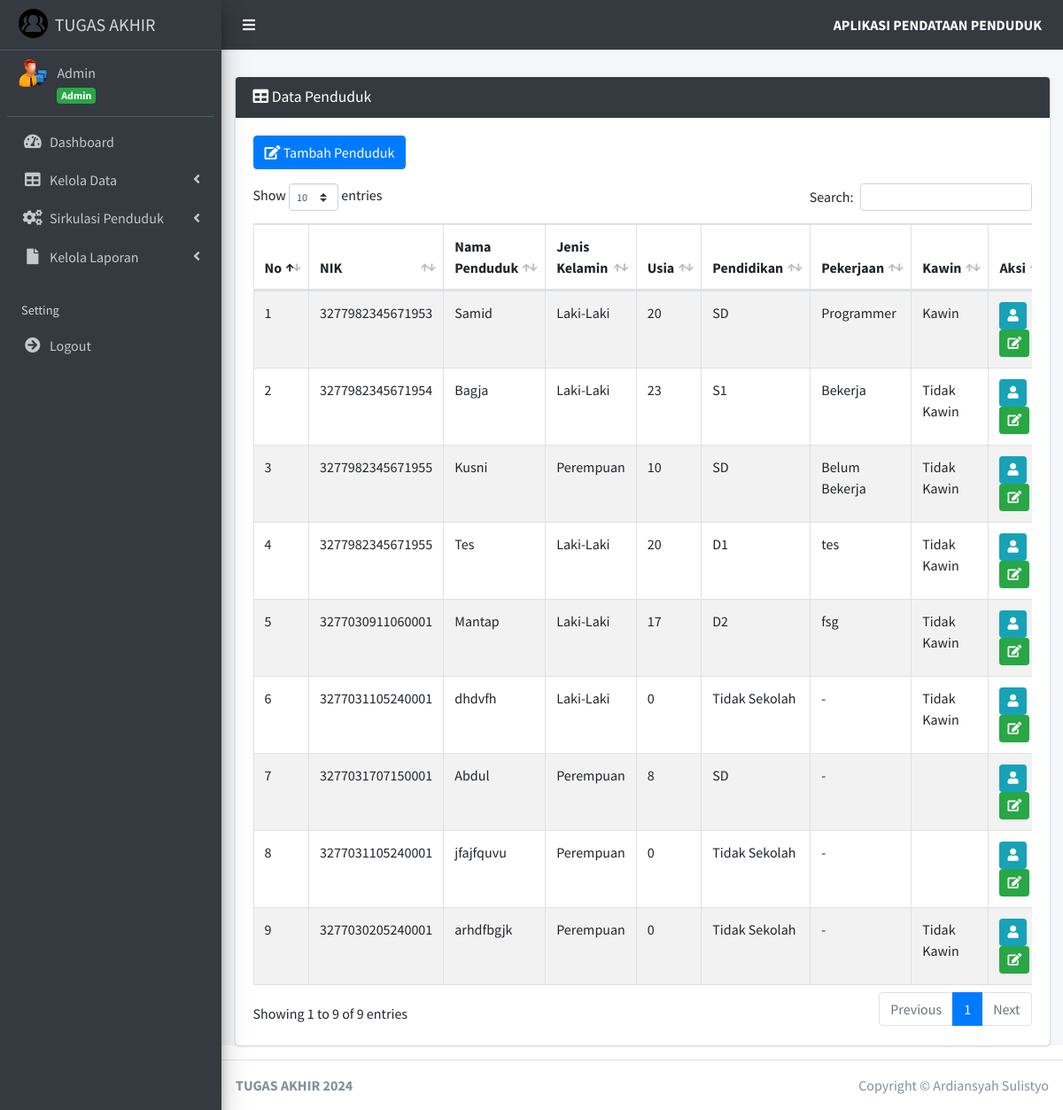
The app's page /index.php?page=penduduk (signed in) with its own data.
### tables this page shows
CREATE TABLE `penduduk` (
  `id_penduduk` int(11) NOT NULL,
  `id_user` int(11) NOT NULL,
  `nik_penduduk` varchar(16) NOT NULL,
  `nama_penduduk` varchar(45) NOT NULL,
  `tempat_lahir_penduduk` varchar(30) NOT NULL,
  `tanggal_lahir_penduduk` date NOT NULL,
  `jenis_kelamin_penduduk` enum('Laki-Laki','Perempuan') NOT NULL,
  `alamat_penduduk` text NOT NULL,
  `desa_kelurahan_penduduk` varchar(30) NOT NULL,
  `kecamatan_penduduk` varchar(30) NOT NULL,
  `kabupaten_kota_penduduk` varchar(30) NOT NULL,
  `provinsi_penduduk` varchar(30) NOT NULL,
  `negara_penduduk` varchar(30) NOT NULL,
  `rt_penduduk` varchar(3) NOT NULL,
  `rw_penduduk` varchar(3) NOT NULL,
  `agama_penduduk` enum('Islam','Kristen','Katolik','Hindu','Buddha','Konghucu') NOT NULL,
  `pendidikan_terakhir_penduduk` varchar(20) NOT NULL,
  `pekerjaan_penduduk` varchar(20) NOT NULL,
  `status_perkawinan_penduduk` enum('Kawin','Tidak Kawin') NOT NULL,
  `status` enum('Ada','Meninggal','Pindah','Izin Tinggal') NOT NULL
);

### pages/penduduk/index.php (the view)
<?php
$hasil = mysqli_query($koneksi, "SELECT *, TIMESTAMPDIFF(YEAR, `tanggal_lahir_penduduk`, CURDATE()) AS usia_penduduk FROM `penduduk`");
$data_penduduk = [];
while ($row = mysqli_fetch_assoc($hasil)) {
    $data_penduduk[] = $row;
}
?>
<div class="card card-dark">
    <div class="card-header">
        <h3 class="card-title">
            <i class="fa fa-table"></i>
            Data Penduduk
        </h3>
    </div>
    <div class="card-body">
        <div class="table-responsive">
            <div class="mb-3">
                <a href="?page=tambah_penduduk" class="btn btn-primary">
                    <i class="fa fa-edit"></i> Tambah Penduduk
                </a>
            </div>
            <table class="table table-striped table-condensed table-bordered table-hover" id="example1">
                <thead>
                    <tr>
                        <th>No</th>
                        <th>NIK</th>
                        <th>Nama Penduduk</th>
                        <th>Jenis Kelamin</th>
                        <th>Usia</th>
                        <th>Pendidikan</th>
                        <th>Pekerjaan</th>
                        <th>Kawin</th>
                        <th>Aksi</th>
                    </tr>
                </thead>
                <tbody>
                    <?php $nomor = 1; ?>
                    <?php foreach ($data_penduduk as $penduduk) : ?>
                        <tr>
                            <td><?= $nomor++ ?></td>
                            <td><?= $penduduk['nik_penduduk'] ?></td>
                            <td><?= $penduduk['nama_penduduk'] ?></td>
                            <td><?= $penduduk['jenis_kelamin_penduduk'] ?></td>
                            <td><?= $penduduk['usia_penduduk'] ?></td>
                            <td><?= $penduduk['pendidikan_terakhir_penduduk'] ?></td>
                            <td><?= $penduduk['pekerjaan_penduduk'] ?></td>
                            <td><?= $penduduk['status_perkawinan_penduduk'] ?></td>
                            <td>
                                <a href="?page=detail_penduduk&id_penduduk=<?= $penduduk['id_penduduk']; ?>" title="Detail" class="btn btn-info btn-sm">
                                    <i class="fa fa-user"></i>
                                </a>
                                <a href="?page=edit_penduduk&id_penduduk=<?= $penduduk['id_penduduk']; ?>" title="Ubah" class="btn btn-success btn-sm">
                                    <i class="fa fa-edit"></i>
                                </a>
                            </td>
                        </tr>
                    <?php endforeach ?>
                </tbody>
            </table>
        </div>
    </div>
</div>

### records on screen
penduduk: nik_penduduk "3277982345671953", nama_penduduk "Samid", jenis_kelamin_penduduk "Laki-Laki", usia_penduduk "20", pendidikan_terakhir_penduduk "SD", pekerjaan_penduduk "Programmer", status_perkawinan_penduduk "Kawin"
penduduk: nik_penduduk "3277982345671954", nama_penduduk "Bagja", jenis_kelamin_penduduk "Laki-Laki", usia_penduduk "23", pendidikan_terakhir_penduduk "S1", pekerjaan_penduduk "Bekerja", status_perkawinan_penduduk "Tidak Kawin"
penduduk: nik_penduduk "3277982345671955", nama_penduduk "Kusni", jenis_kelamin_penduduk "Perempuan", usia_penduduk "10", pendidikan_terakhir_penduduk "SD", pekerjaan_penduduk "Belum Bekerja", status_perkawinan_penduduk "Tidak Kawin"
penduduk: nik_penduduk "3277982345671955", nama_penduduk "Tes", jenis_kelamin_penduduk "Laki-Laki", usia_penduduk "20", pendidikan_terakhir_penduduk "D1", pekerjaan_penduduk "tes", status_perkawinan_penduduk "Tidak Kawin"
penduduk: nik_penduduk "3277030911060001", nama_penduduk "Mantap", jenis_kelamin_penduduk "Laki-Laki", usia_penduduk "17", pendidikan_terakhir_penduduk "D2", pekerjaan_penduduk "fsg", status_perkawinan_penduduk "Tidak Kawin"
penduduk: nik_penduduk "3277031105240001", nama_penduduk "dhdvfh", jenis_kelamin_penduduk "Laki-Laki", usia_penduduk "0", pendidikan_terakhir_penduduk "Tidak Sekolah", pekerjaan_penduduk "-", status_perkawinan_penduduk "Tidak Kawin"
penduduk: nik_penduduk "3277031707150001", nama_penduduk "Abdul", jenis_kelamin_penduduk "Perempuan", usia_penduduk "8", pendidikan_terakhir_penduduk "SD", pekerjaan_penduduk "-"
penduduk: nik_penduduk "3277031105240001", nama_penduduk "jfajfquvu", jenis_kelamin_penduduk "Perempuan", usia_penduduk "0", pendidikan_terakhir_penduduk "Tidak Sekolah", pekerjaan_penduduk "-"
penduduk: nik_penduduk "3277030205240001", nama_penduduk "arhdfbgjk", jenis_kelamin_penduduk "Perempuan", usia_penduduk "0", pendidikan_terakhir_penduduk "Tidak Sekolah", pekerjaan_penduduk "-", status_perkawinan_penduduk "Tidak Kawin"

### other values on screen
$data_nama "Admin"
$data_level "Admin"
